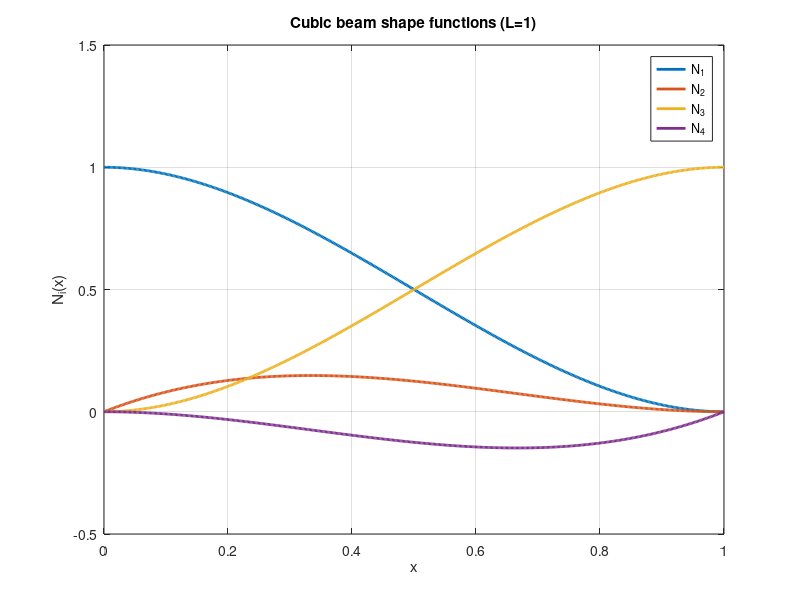
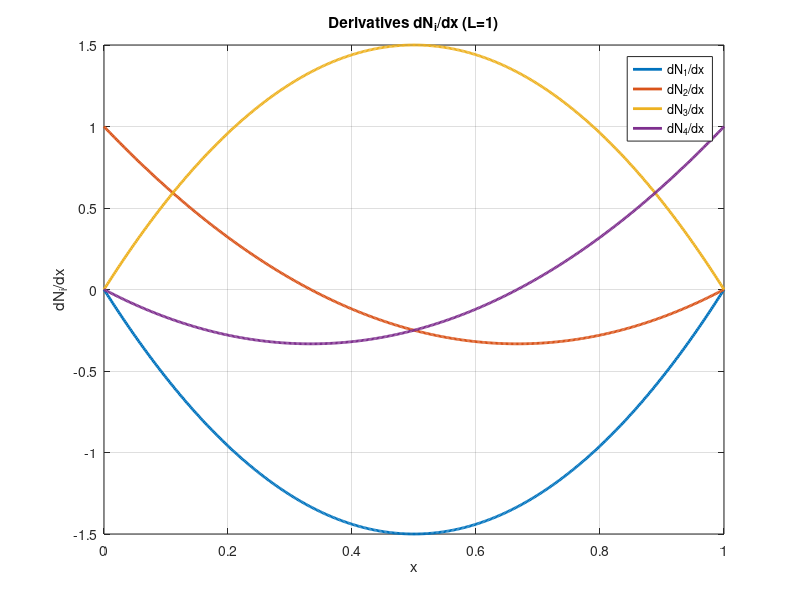

Recreate these plots in MATLAB, in order.
% Plot cubic Hermite shape functions and their derivatives
% N1..N4 as provided in the screenshot
clear; close all; clc;

% --- Parameters
L = 1;                      % set L = 1 for plotting (change if you like)
x = linspace(0, L, 501);    % dense x for plotting

% --- define shape functions (vectorized)
N1 = (1/L^3) .* ( 2.*x.^3 - 3.*x.^2 .* L + L^3 );
N2 = (1/L^3) .* ( x.^3 .* L - 2.*x.^2 .* L.^2 + x .* L.^3 );
N3 = (1/L^3) .* ( -2.*x.^3 + 3.*x.^2 .* L );
N4 = (1/L^3) .* ( x.^3 .* L - x.^2 .* L.^2 );

% --- derivatives (analytical forms) -- see section 2 for derivation
dN1 = (6.*x.^2 - 6.*L.*x) ./ L^3;
dN2 = (3.*x.^2 - 4.*L.*x + L^2) ./ L^2;
dN3 = (-6.*x.^2 + 6.*L.*x) ./ L^3;
dN4 = (3.*x.^2 - 2.*L.*x) ./ L^2;

% --- Plot shape functions
figure('Name','Shape functions N_i','NumberTitle','off');
plot(x, N1, 'LineWidth', 2); hold on
plot(x, N2, 'LineWidth', 2);
plot(x, N3, 'LineWidth', 2);
plot(x, N4, 'LineWidth', 2);
grid on; xlabel('x'); ylabel('N_i(x)'); title('Cubic beam shape functions (L=1)');
legend('N_1','N_2','N_3','N_4','Location','best');
ylim([-0.5 1.5]);

% --- Plot derivatives
figure('Name','dN_i/dx','NumberTitle','off');
plot(x, dN1, 'LineWidth', 2); hold on
plot(x, dN2, 'LineWidth', 2);
plot(x, dN3, 'LineWidth', 2);
plot(x, dN4, 'LineWidth', 2);
grid on; xlabel('x'); ylabel('dN_i/dx'); title('Derivatives dN_i/dx (L=1)');
legend('dN_1/dx','dN_2/dx','dN_3/dx','dN_4/dx','Location','best');

% --- Quick numeric checks at nodes (x=0, x=L/2, x=L)
xp = [0, L/2, L];
Np = [ ...
    (1/L^3)*(2*xp(1)^3 - 3*xp(1)^2*L + L^3), ...
    (1/L^3)*(xp(1)^3*L - 2*xp(1)^2*L^2 + xp(1)*L^3), ...
    (1/L^3)*(-2*xp(1)^3 + 3*xp(1)^2*L), ...
    (1/L^3)*(xp(1)^3*L - xp(1)^2*L^2); 
    (1/L^3)*(2*xp(2)^3 - 3*xp(2)^2*L + L^3), ...
    (1/L^3)*(xp(2)^3*L - 2*xp(2)^2*L^2 + xp(2)*L^3), ...
    (1/L^3)*(-2*xp(2)^3 + 3*xp(2)^2*L), ...
    (1/L^3)*(xp(2)^3*L - xp(2)^2*L^2);
    (1/L^3)*(2*xp(3)^3 - 3*xp(3)^2*L + L^3), ...
    (1/L^3)*(xp(3)^3*L - 2*xp(3)^2*L^2 + xp(3)*L^3), ...
    (1/L^3)*(-2*xp(3)^3 + 3*xp(3)^2*L), ...
    (1/L^3)*(xp(3)^3*L - xp(3)^2*L^2) ];

disp('N_i at x=0, x=L/2, x=L (rows correspond to nodes):');
disp(Np);

% check partition of unity at a few x
sumN = N1 + N2 + N3 + N4;
fprintf('Max deviation from partition of unity on grid: %g\n', max(abs(sumN-1)));
